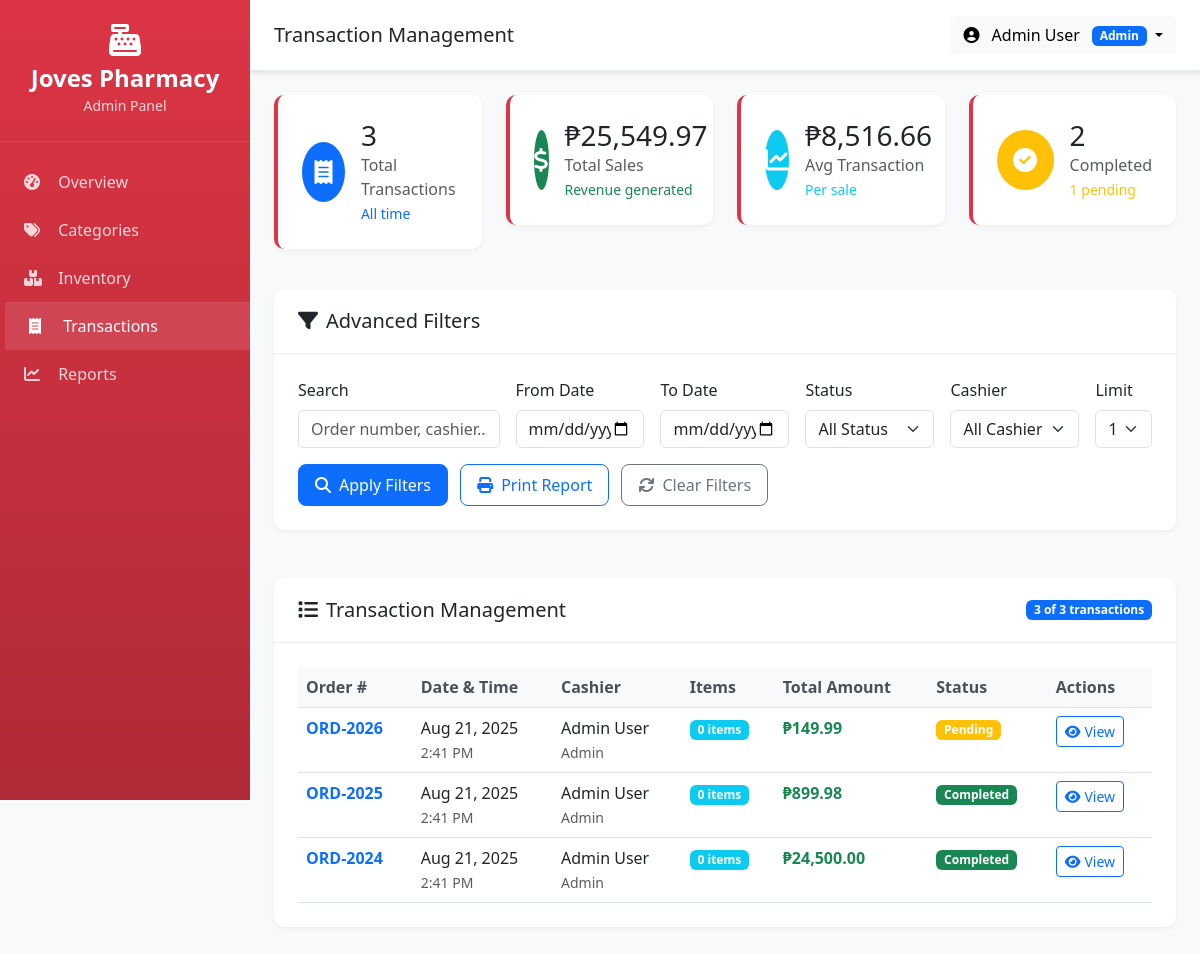
Screenshot of /transactions.php (signed in) with the database file from the repository.
### tables this page shows
CREATE TABLE orders (
    id INT PRIMARY KEY AUTO_INCREMENT,
    order_number VARCHAR(20) UNIQUE NOT NULL,
    user_id INT NOT NULL,
    total_amount DECIMAL(10,2) NOT NULL,
    status ENUM('pending', 'completed', 'cancelled') DEFAULT 'pending',
    created_at TIMESTAMP DEFAULT CURRENT_TIMESTAMP,
    FOREIGN KEY (user_id) REFERENCES users(id)
);

CREATE TABLE users (
    id INT PRIMARY KEY AUTO_INCREMENT,
    username VARCHAR(50) UNIQUE NOT NULL,
    email VARCHAR(100) UNIQUE NOT NULL,
    password VARCHAR(255) NOT NULL,
    role ENUM('admin', 'staff') NOT NULL DEFAULT 'staff',
    first_name VARCHAR(50) NOT NULL,
    last_name VARCHAR(50) NOT NULL,
    status ENUM('active', 'inactive') DEFAULT 'active',
    created_at TIMESTAMP DEFAULT CURRENT_TIMESTAMP,
    updated_at TIMESTAMP DEFAULT CURRENT_TIMESTAMP ON UPDATE CURRENT_TIMESTAMP
);

### config.php (called while the page is built, shortened)
<?php
spl_autoload_register(function ($className) {
    $directories = [
        'classes/',
        'controllers/',
        'helpers/'
    ];
    foreach ($directories as $dir) {
        $file = __DIR__ . '/' . $dir . $className . '.php';
        if (file_exists($file)) {
            return;
        }
    }
});
function formatCurrency($amount) {
    return Layout::formatCurrency($amount);
}
?>

### helpers/Layout.php (called while the page is built, shortened)
<?php
class Layout {
    public static function formatCurrency($amount) {
        return '₱' . number_format($amount, 2);
    }
}
?>

### transactions.php (the view, shortened to what this page needs)
<?php
require_once 'config.php';
$db = Database::getInstance()->getConnection();
$search = $_GET['search'] ?? '';
$date_from = $_GET['date_from'] ?? '';
$date_to = $_GET['date_to'] ?? '';
$limit = $_GET['limit'] ?? 100;
$sql = "SELECT o.*, u.first_name, u.last_name, u.username, o.created_at as date,
               COUNT(oi.id) as item_count
        FROM orders o
        LEFT JOIN users u ON o.user_id = u.id
        LEFT JOIN order_items oi ON o.id = oi.order_id
        WHERE 1=1";
$params = [];
$sql .= " GROUP BY o.id ORDER BY o.created_at DESC LIMIT " . (int)$limit;
$stmt = $db->prepare($sql);
$stmt->execute($params);
$transactions = $stmt->fetchAll(PDO::FETCH_ASSOC);
$summarySQL = "SELECT
    COUNT(*) as total_transactions,
    SUM(total_amount) as total_sales,
    AVG(total_amount) as avg_transaction,
    SUM(CASE WHEN status = 'completed' THEN 1 ELSE 0 END) as completed_count,
    SUM(CASE WHEN status = 'pending' THEN 1 ELSE 0 END) as pending_count,
    SUM(CASE WHEN status = 'cancelled' THEN 1 ELSE 0 END) as cancelled_count
FROM orders o WHERE 1=1";
$summaryParams = [];
$stmt = $db->prepare($summarySQL);
$stmt->execute($summaryParams);
$summary = $stmt->fetch(PDO::FETCH_ASSOC);
?>
<div class="row mb-4">
    <div class="col-xl-3 col-md-6 mb-3">
        <div class="stats-card">
            <div class="d-flex align-items-center">
                <div class="stats-icon bg-primary me-3">
                    <i class="fas fa-receipt"></i>
                </div>
                <div>
                    <h3 class="mb-0"><?php echo number_format($summary['total_transactions']); ?></h3>
                    <p class="text-muted mb-0">Total Transactions</p>
                    <small class="text-primary">All time</small>
                </div>
            </div>
        </div>
    </div>
    <div class="col-xl-3 col-md-6 mb-3">
        <div class="stats-card">
            <div class="d-flex align-items-center">
                <div class="stats-icon bg-success me-3">
                    <i class="fas fa-dollar-sign"></i>
                </div>
                <div>
                    <h3 class="mb-0"><?php echo formatCurrency($summary['total_sales']); ?></h3>
                    <p class="text-muted mb-0">Total Sales</p>
                    <small class="text-success">Revenue generated</small>
                </div>
            </div>
        </div>
    </div>
    <div class="col-xl-3 col-md-6 mb-3">
        <div class="stats-card">
            <div class="d-flex align-items-center">
                <div class="stats-icon bg-info me-3">
                    <i class="fas fa-chart-line"></i>
                </div>
                <div>
                    <h3 class="mb-0"><?php echo formatCurrency($summary['avg_transaction']); ?></h3>
                    <p class="text-muted mb-0">Avg Transaction</p>
                    <small class="text-info">Per sale</small>
                </div>
            </div>
        </div>
    </div>
    <div class="col-xl-3 col-md-6 mb-3">
        <div class="stats-card">
            <div class="d-flex align-items-center">
                <div class="stats-icon bg-warning me-3">
                    <i class="fas fa-check-circle"></i>
                </div>
                <div>
                    <h3 class="mb-0"><?php echo number_format($summary['completed_count']); ?></h3>
                    <p class="text-muted mb-0">Completed</p>
                    <small class="text-warning"><?php echo $summary['pending_count']; ?> pending</small>
                </div>
            </div>
        </div>
    </div>
</div>
<div class="row mb-4 no-print">
    <div class="col-12">
        <div class="content-card">
            <div class="card-header">
                <h5 class="mb-0">
                    <i class="fas fa-filter me-2"></i>Advanced Filters
                </h5>
            </div>
            <div class="card-body">
                <form method="GET" class="row g-3">
                    <div class="col-md-3">
                        <label class="form-label">Search</label>
                        <input type="text" class="form-control" name="search" value="<?php echo htmlspecialchars($search); ?>" placeholder="Order number, cashier...">
                    </div>
                    <div class="col-md-2">
                        <label class="form-label">From Date</label>
                        <input type="date" class="form-control" name="date_from" value="<?php echo htmlspecialchars($date_from); ?>">
                    </div>
                    <div class="col-md-2">
                        <label class="form-label">To Date</label>
                        <input type="date" class="form-control" name="date_to" value="<?php echo htmlspecialchars($date_to); ?>">
                    </div>
                    <div class="col-md-2">
                        <label class="form-label">Status</label>
                        <select class="form-select" name="status">
                            <option value="">All Status</option>
                        </select>
                    </div>
                    <div class="col-md-2">
                        <label class="form-label">Cashier</label>
                        <select class="form-select" name="cashier">
                            <option value="">All Cashiers</option>
                        </select>
                    </div>
                    <div class="col-md-1">
                        <label class="form-label">Limit</label>
                        <select class="form-select" name="limit">
                            <option value="100" <?php echo $limit == 100 ? 'selected' : ''; ?>>100</option>
                        </select>
                    </div>
                    <div class="col-12">
                        <button type="submit" class="btn btn-primary btn-custom me-2">
                            <i class="fas fa-search me-2"></i>Apply Filters
                        </button>
                        <button type="button" class="btn btn-outline-primary btn-custom me-2" onclick="printReport()">
                            <i class="fas fa-print me-2"></i>Print Report
                        </button>
                        <a href="transactions.php" class="btn btn-outline-secondary btn-custom">
                            <i class="fas fa-refresh me-2"></i>Clear Filters
                        </a>
                    </div>
                </form>
            </div>
        </div>
    </div>
</div>
<div class="row">
    <div class="col-12">
        <div class="content-card">
            <div class="card-header d-flex justify-content-between align-items-center">
                <h5 class="mb-0">
                    <i class="fas fa-list me-2"></i>Transaction Management
                </h5>
                <span class="badge bg-primary"><?php echo count($transactions); ?> of <?php echo $summary['total_transactions']; ?> transactions</span>
            </div>
            <div class="card-body">
                <div class="table-responsive">
                    <table class="table table-hover">
                        <thead class="table-light">
                            <tr>
                                <th>Order #</th>
                                <th>Date & Time</th>
                                <th>Cashier</th>
                                <th>Items</th>
                                <th>Total Amount</th>
                                <th>Status</th>
                                <th class="no-print">Actions</th>
                            </tr>
                        </thead>
                        <tbody>
                            <?php if (empty($transactions)): ?>
                                <tr>
                                    <td colspan="7" class="text-center text-muted py-4">
                                        <i class="fas fa-info-circle me-2"></i>No transactions found with current filters
                                    </td>
                                </tr>
                            <?php else: ?>
                                <?php foreach ($transactions as $t): ?>
                                    <tr>
                                        <td>
                                            <strong class="text-primary"><?php echo htmlspecialchars($t['order_number'] ?? 'ORD-' . $t['id']); ?></strong>
                                        </td>
                                        <td>
                                            <div><?php echo date('M j, Y', strtotime($t['date'])); ?></div>
                                            <small class="text-muted"><?php echo date('g:i A', strtotime($t['date'])); ?></small>
                                        </td>
                                        <td>
                                            <?php
                                            $cashierName = trim(($t['first_name'] ?? '') . ' ' . ($t['last_name'] ?? ''));
                                            echo htmlspecialchars($cashierName ?: $t['username'] ?: 'Unknown');
                                            ?>
                                            <br><small class="text-muted"><?php echo ucfirst($t['username'] ?? ''); ?></small>
                                        </td>
                                        <td>
                                            <span class="badge bg-info"><?php echo $t['item_count']; ?> items</span>
                                        </td>
                                        <td>
                                            <strong class="text-success"><?php echo formatCurrency($t['total_amount']); ?></strong>
                                        </td>
                                        <td>
                                            <span class="badge bg-<?php echo $t['status'] === 'completed' ? 'success' : ($t['status'] === 'pending' ? 'warning' : 'danger'); ?>">
                                                <?php echo ucfirst($t['status']); ?>
                                            </span>
                                        </td>
                                        <td class="no-print">
                                            <button class="btn btn-sm btn-outline-primary" onclick="viewTransaction(<?php echo $t['id']; ?>)">
                                                <i class="fas fa-eye me-1"></i>View
                                            </button>
                                        </td>
                                    </tr>
                                <?php endforeach; ?>
                            <?php endif; ?>
                        </tbody>
                    </table>
                </div>
            </div>
        </div>
    </div>
</div>
<?php
include 'layout.php';
?>

### layout.php (style rules this page uses)
body { background-color: #f8f9fa; font-family: 'Segoe UI', Tahoma, Geneva, Verdana, sans-serif; }
.stats-card { background: white; border-radius: 10px; padding: 1.5rem; box-shadow: 0 2px 4px rgba(0,0,0,0.05); border-left: 4px solid #dc3545; transition: transform 0.2s; }
.stats-card .stats-icon { width: 60px; height: 60px; border-radius: 50%; display: flex; align-items: center; justify-content: center; font-size: 1.5rem; color: white; }
.content-card { background: white; border-radius: 10px; box-shadow: 0 2px 4px rgba(0,0,0,0.05); margin-bottom: 1.5rem; }
.content-card .card-header { background: transparent; border-bottom: 1px solid #e9ecef; padding: 1.25rem 1.5rem; font-weight: 600; }
.content-card .card-body { padding: 1.5rem; }
.btn-custom { border-radius: 8px; padding: 0.5rem 1rem; font-weight: 500; }
.table { margin-bottom: 0; }
.table th { border-top: none; background-color: #f8f9fa; font-weight: 600; color: #495057; }

### rows the page displays
orders: order_number "ORD-2026", created_at "Aug 21, 2025", created_at "2:41 PM", user.last_name "Admin User", user.username "Admin", item_count "0", total_amount "₱149.99", status "Pending"
orders: order_number "ORD-2025", created_at "Aug 21, 2025", created_at "2:41 PM", user.last_name "Admin User", user.username "Admin", item_count "0", total_amount "₱899.98", status "Completed"
orders: order_number "ORD-2024", created_at "Aug 21, 2025", created_at "2:41 PM", user.last_name "Admin User", user.username "Admin", item_count "0", total_amount "₱24,500.00", status "Completed"

### other values shown
$page_title "Transaction Management"
$_SESSION['first_name'] . ' ' . $_SESSION['last_name'] "Admin User"
$_SESSION['role'] "Admin"
$summary['total_transactions'] "3"
formatCurrency($summary['total_sales']) "₱25,549.97"
formatCurrency($summary['avg_transaction']) "₱8,516.66"
$summary['completed_count'] "2"
$summary['pending_count'] "1"
count($transactions) "3"
